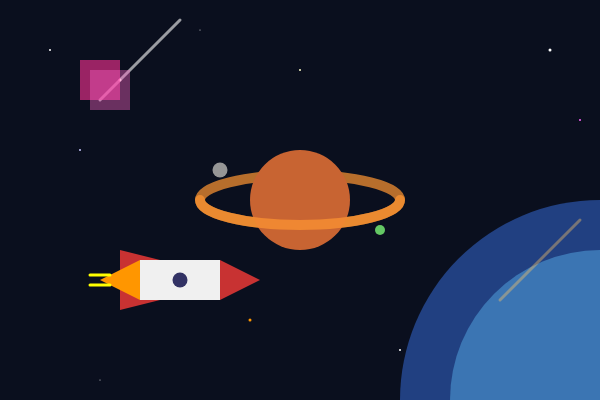
Frame 1 (no input)
Frame 60 (no input): identical to frame 1, image omitted
Frame 120 (the mouse pressed at the canvas centre since frame 60): identical to frame 1, image omitted

The p5.js sketch that drew this single still picture (run headless with seeded random() and noise() and a simulated clock; from frame 60 on, the mouse is pressed at the canvas centre):

// p5.js sketch
// ── sketch.js
function setup() {
  createCanvas(600, 400);
}

function draw() {
  // 우주 배경색 설정
  background(10, 15, 30);

  // 배경의 별들 그리기
  strokeWeight(2); stroke(255); point(50, 50); // 흰색 별
  strokeWeight(3); stroke(255, 200, 200); point(120, 80); // 붉은 별
  strokeWeight(2); stroke(200, 200, 255); point(80, 150); // 푸른 별
  strokeWeight(1); stroke(255); point(200, 30); // 작은 별
  strokeWeight(2); stroke(255, 255, 200); point(300, 70); // 노란 별
  strokeWeight(3); stroke(255); point(550, 50);
  strokeWeight(2); stroke(255, 100, 255); point(580, 120); // 보라 별
  strokeWeight(2); stroke(255); point(400, 350);
  strokeWeight(1); stroke(255); point(100, 380);
  strokeWeight(3); stroke(255, 150, 0); point(250, 320); // 주황 별

  // 우측 하단 가스 행성
  noStroke();
  fill(50, 100, 200, 150);
  arc(600, 400, 400, 400, PI, PI + HALF_PI); // 반투명 푸른색 외부
  fill(100, 200, 255, 100);
  arc(600, 400, 300, 300, PI, PI + HALF_PI); // 더 밝은 푸른색 내부

  // 2개의 유성
  stroke(255, 255, 255, 150); // 흰색 유성
  line(100, 100, 180, 20);
  stroke(255, 200, 100, 100); // 주황색 유성
  line(500, 300, 580, 220);

  // 중앙의 토성
  // 행성 뒤쪽 고리
  noFill();
  strokeWeight(10);
  stroke(255, 150, 50, 180); // 고리
  ellipse(300, 200, 200, 50);

  // 행성 본체
  noStroke();
  fill(200, 100, 50);
  circle(300, 200, 100);

  // 행성 앞쪽 고리
  noFill();
  strokeWeight(10);
  stroke(255, 150, 50, 180);
  arc(300, 200, 200, 50, 0, PI); // 앞쪽 절반만

  // 행성의 위성들
  noStroke();
  fill(150, 150, 150); circle(220, 170, 15); // 회색 위성
  fill(100, 200, 100); circle(380, 230, 10); // 녹색 위성

  // 미지의 큐브 2개
  fill(255, 50, 150, 150); // 반투명 핑크
  square(80, 60, 40);
  fill(255, 100, 200, 100);
  square(90, 70, 40);

  // 로켓
  // 로켓 날개
  fill(200, 50, 50); // 빨간색
  quad(120, 250, 160, 260, 160, 300, 120, 310);

  // 로켓 몸체
  fill(240); // 밝은 회색
  rect(140, 260, 80, 40);

  // 로켓 창문
  fill(50, 50, 100);
  circle(180, 280, 15);

  // 로켓 머리
  fill(200, 50, 50); // 빨간색
  triangle(220, 260, 260, 280, 220, 300);

  // 로켓 엔진 불꽃
  fill(255, 150, 0); // 주황색 불꽃
  triangle(140, 260, 100, 280, 140, 300);
  strokeWeight(3);
  stroke(255, 255, 0); // 노란색 불꽃 선
  line(110, 275, 90, 275);
  line(110, 285, 90, 285);
}
